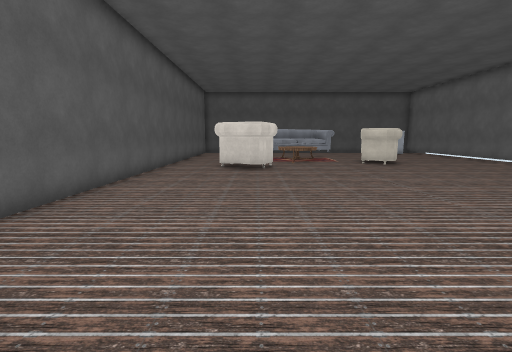
View 1 (above)

19 first-person views from a walk through a Unity game level. The camera is 1.4 m above the floor, tilts 8° down and sees 85° across. The floor is counted in squares, 1 m on a side. Each view is taken from the middle of a square. On the plan, view 1 faces up. The plan holds only what a view shows up to about 14 squares ahead; the rest is blank. The place goes on beyond the plan. Some animated figures are left out. Some surface patterns are stand-ins.

View 2
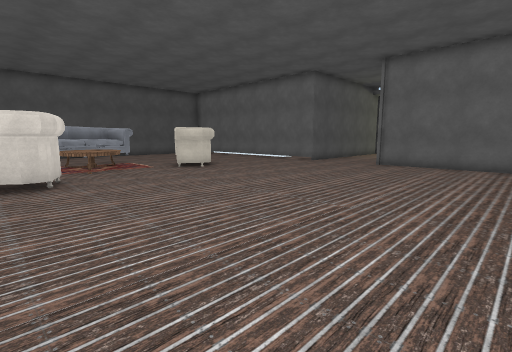

View 3
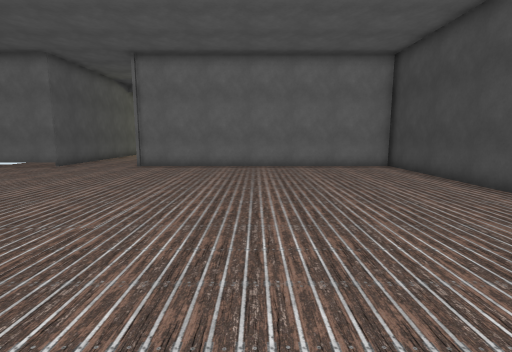

View 4
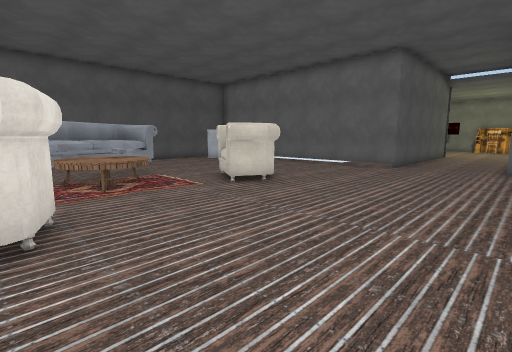

View 5
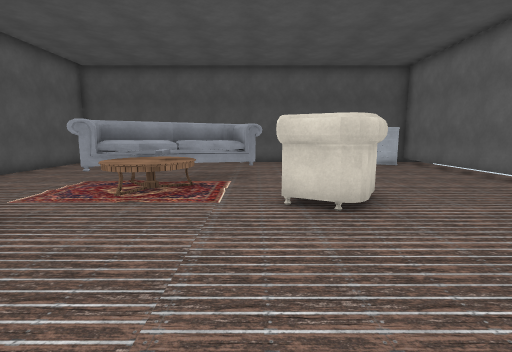

View 6
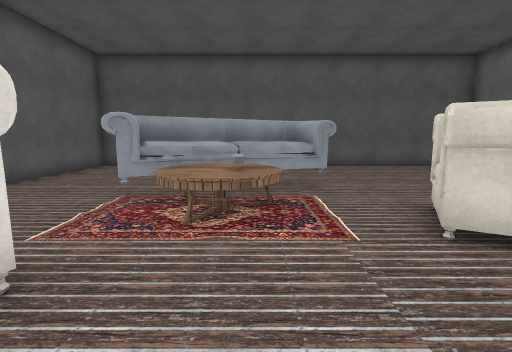

View 7
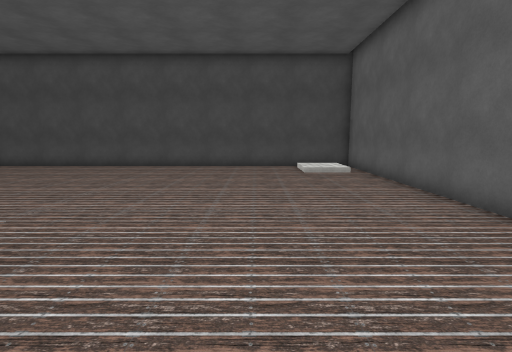

View 8
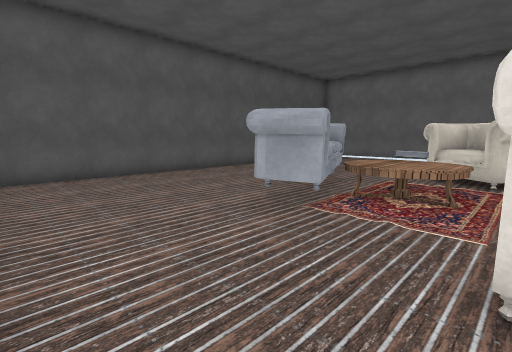

View 9
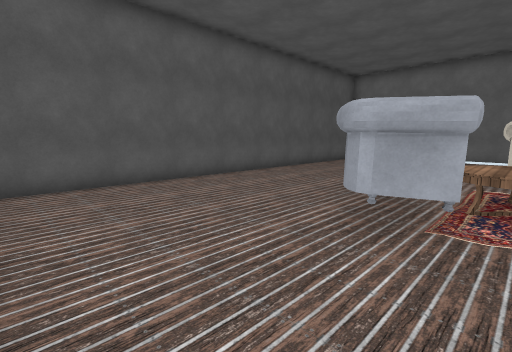

View 10
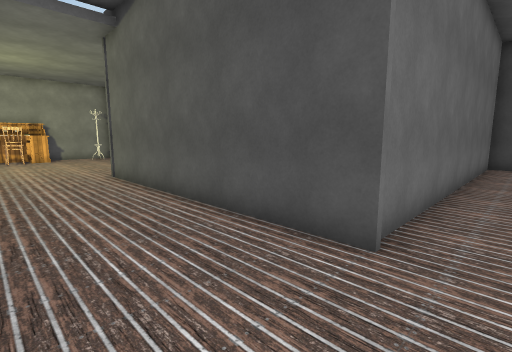

View 11
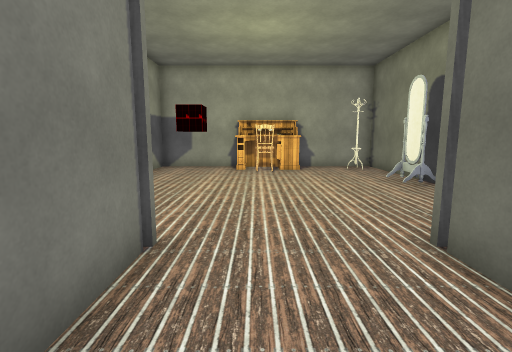

View 12
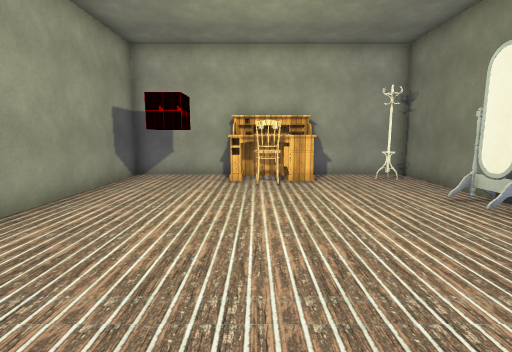

View 13
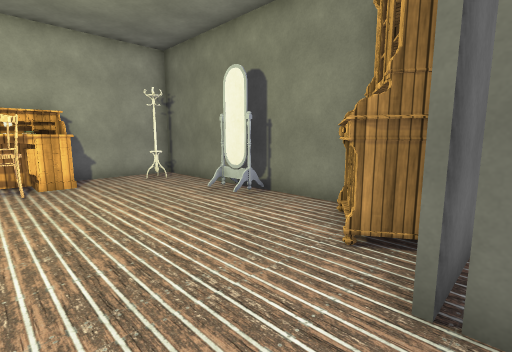

View 14
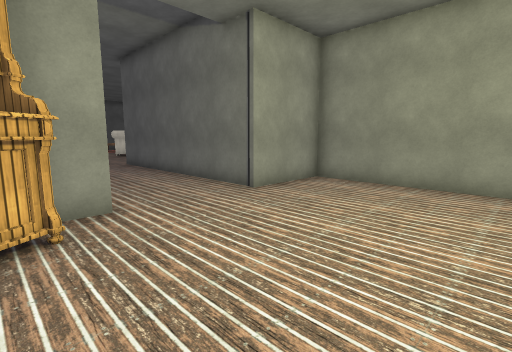

View 15
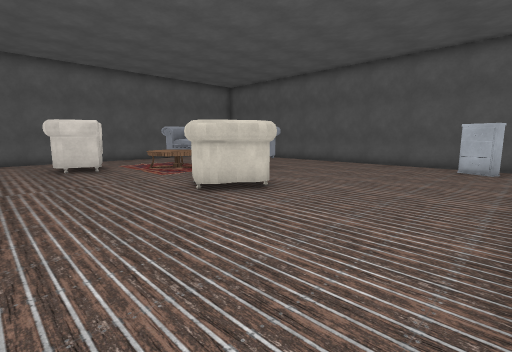

View 16
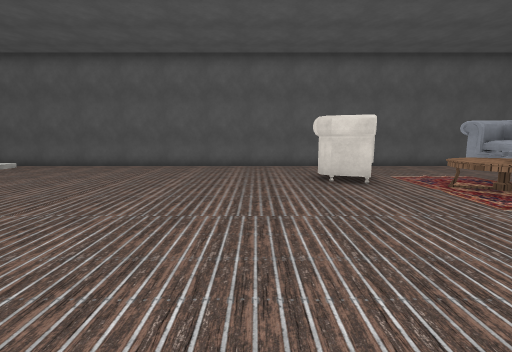

View 17
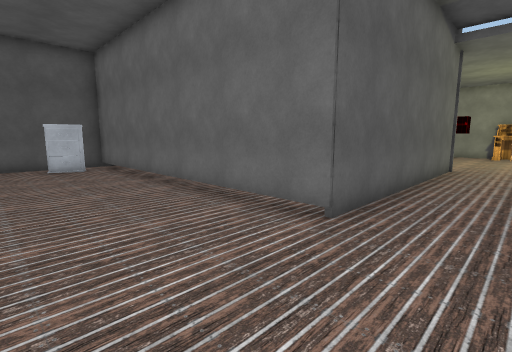

View 18
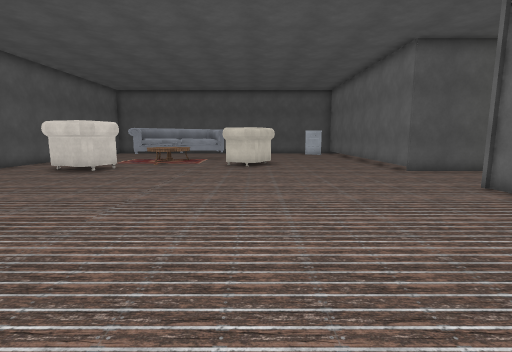

View 19
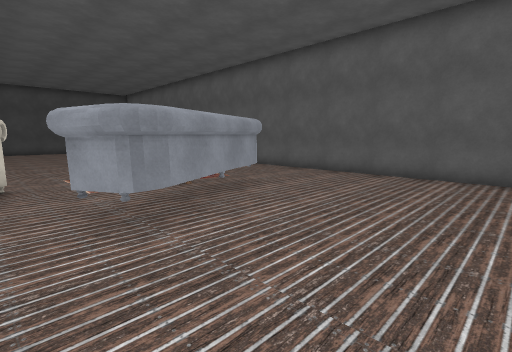

### Floor plan
Points are (right, up) in squares from view 1. A wall is a line through its corners. A room is listed if a view was taken in it or the views show most of it. See-through windows are left out.
Room 1 (views 1, 2, 3, 4, 5, 6, 7, 8, 9, 10, 15, 16, 17, 18, 19)
walls: (13.2, 12.4) (13.2, 24.5) (-4.4, 24.5) (-4.4, -3.4) (13.4, -3.4) (13.4, 8.7)
ways out: opening at (13.3, 11) to room 2
objects: other object (-2, 12) to (1, 14); rug (0, 14); rug (0, 17) to (1, 17); other object (0, 18) to (5, 20); table (1, 15) to (3, 17); other object (3, 16); other object (6, 14) to (8, 17); other object (11, 23) to (12, 24)
Room 2 (views 11, 12, 13, 14)
walls: (27, 6.2) (28.2, 6.4); (27, 6.2) (28.1, 6.2); (27, 5.8) (27, 6.5); (24.8, 5.6) (32.4, 5.6) (32.4, 8.1); (32.4, 12.1) (32.4, 15.5) (22.6, 15.5) (22.6, 12.4) (13.2, 12.4); (13.4, 8.7) (22.6, 8.7) (22.6, 7.8)
ways out: opening at (13.3, 11) to room 1
objects: other object (23, 6) to (24, 8); chair (30, 10) to (31, 11); other object (30, 13) to (31, 14); other object (31, 7); desk (31, 9) to (32, 12)

Positions as (right, up) in squares from view 1, and headings:
1: (0, 0), facing up
2: (-1, 3), facing up-right
3: (0, 3), facing right
4: (0, 8), facing up-right
5: (5, 9), facing up
6: (3, 11), facing up
7: (0, 10), facing down
8: (-4, 14), facing up-right
9: (-4, 16), facing up-right
10: (12, 12), facing down-right
11: (19, 11), facing right
12: (22, 11), facing right
13: (22, 11), facing down-right
14: (28, 7), facing up-left
15: (13, 10), facing up-left
16: (9, 10), facing left
17: (9, 10), facing up-right
18: (7, 1), facing up
19: (6, 24), facing down-left
